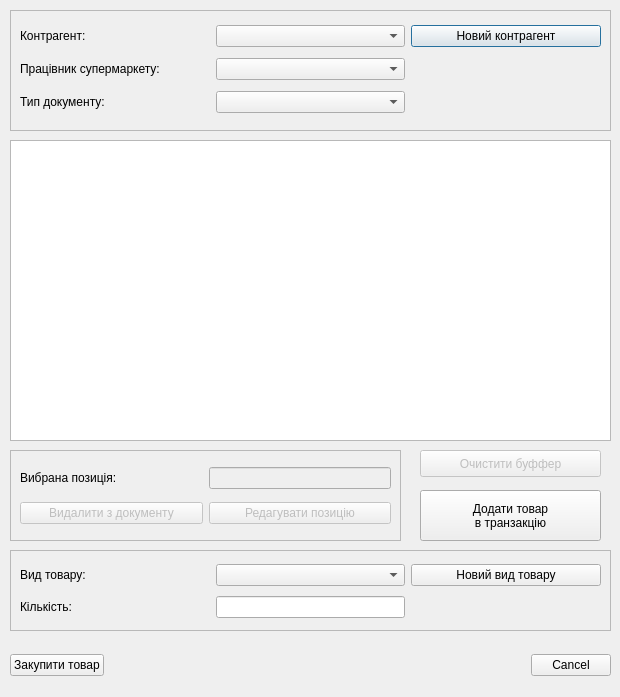
<?xml version="1.0" encoding="UTF-8"?>
<ui version="4.0">
 <class>Dialog_buy_goods</class>
 <widget class="QDialog" name="Dialog_buy_goods">
  <property name="geometry">
   <rect>
    <x>0</x>
    <y>0</y>
    <width>620</width>
    <height>697</height>
   </rect>
  </property>
  <property name="windowTitle">
   <string>Dialog</string>
  </property>
  <widget class="QFrame" name="frame">
   <property name="geometry">
    <rect>
     <x>10</x>
     <y>10</y>
     <width>601</width>
     <height>121</height>
    </rect>
   </property>
   <property name="frameShape">
    <enum>QFrame::StyledPanel</enum>
   </property>
   <property name="frameShadow">
    <enum>QFrame::Raised</enum>
   </property>
   <widget class="QWidget" name="gridLayoutWidget">
    <property name="geometry">
     <rect>
      <x>10</x>
      <y>10</y>
      <width>581</width>
      <height>101</height>
     </rect>
    </property>
    <layout class="QGridLayout" name="gridLayout">
     <item row="0" column="2">
      <widget class="QPushButton" name="add_new_contr">
       <property name="text">
        <string>Новий контрагент</string>
       </property>
      </widget>
     </item>
     <item row="0" column="1">
      <widget class="QComboBox" name="contr_box"/>
     </item>
     <item row="1" column="0">
      <widget class="QLabel" name="label_2">
       <property name="text">
        <string>Працівник супермаркету:</string>
       </property>
      </widget>
     </item>
     <item row="0" column="0">
      <widget class="QLabel" name="label">
       <property name="text">
        <string>Контрагент:</string>
       </property>
      </widget>
     </item>
     <item row="1" column="1">
      <widget class="QComboBox" name="worker_box"/>
     </item>
     <item row="2" column="0">
      <widget class="QLabel" name="label_3">
       <property name="text">
        <string>Тип документу:</string>
       </property>
      </widget>
     </item>
     <item row="2" column="1">
      <widget class="QComboBox" name="doctype_box"/>
     </item>
    </layout>
   </widget>
  </widget>
  <widget class="QFrame" name="frame_2">
   <property name="geometry">
    <rect>
     <x>10</x>
     <y>550</y>
     <width>601</width>
     <height>81</height>
    </rect>
   </property>
   <property name="frameShape">
    <enum>QFrame::StyledPanel</enum>
   </property>
   <property name="frameShadow">
    <enum>QFrame::Raised</enum>
   </property>
   <widget class="QWidget" name="gridLayoutWidget_2">
    <property name="geometry">
     <rect>
      <x>10</x>
      <y>10</y>
      <width>581</width>
      <height>62</height>
     </rect>
    </property>
    <layout class="QGridLayout" name="gridLayout_2">
     <item row="0" column="0">
      <widget class="QLabel" name="label_4">
       <property name="text">
        <string>Вид товару:</string>
       </property>
      </widget>
     </item>
     <item row="1" column="0">
      <widget class="QLabel" name="label_5">
       <property name="text">
        <string>Кількість:</string>
       </property>
      </widget>
     </item>
     <item row="0" column="1">
      <widget class="QComboBox" name="good_type_box"/>
     </item>
     <item row="0" column="2">
      <widget class="QPushButton" name="add_new_good_type">
       <property name="text">
        <string>Новий вид товару</string>
       </property>
      </widget>
     </item>
     <item row="1" column="1">
      <widget class="QLineEdit" name="quantity">
       <property name="sizePolicy">
        <sizepolicy hsizetype="Ignored" vsizetype="Fixed">
         <horstretch>0</horstretch>
         <verstretch>0</verstretch>
        </sizepolicy>
       </property>
      </widget>
     </item>
     <item row="1" column="2">
      <widget class="QLabel" name="quantity_dimension">
       <property name="text">
        <string/>
       </property>
      </widget>
     </item>
    </layout>
   </widget>
  </widget>
  <widget class="QFrame" name="frame_3">
   <property name="geometry">
    <rect>
     <x>10</x>
     <y>450</y>
     <width>391</width>
     <height>91</height>
    </rect>
   </property>
   <property name="frameShape">
    <enum>QFrame::StyledPanel</enum>
   </property>
   <property name="frameShadow">
    <enum>QFrame::Raised</enum>
   </property>
   <widget class="QWidget" name="gridLayoutWidget_3">
    <property name="geometry">
     <rect>
      <x>10</x>
      <y>10</y>
      <width>371</width>
      <height>71</height>
     </rect>
    </property>
    <layout class="QGridLayout" name="gridLayout_3">
     <item row="0" column="0">
      <widget class="QLabel" name="label_6">
       <property name="text">
        <string>Вибрана позиція:</string>
       </property>
      </widget>
     </item>
     <item row="1" column="0">
      <widget class="QPushButton" name="delete_move">
       <property name="enabled">
        <bool>false</bool>
       </property>
       <property name="text">
        <string>Видалити з документу</string>
       </property>
      </widget>
     </item>
     <item row="1" column="1">
      <widget class="QPushButton" name="edit_move">
       <property name="enabled">
        <bool>false</bool>
       </property>
       <property name="text">
        <string>Редагувати позицію</string>
       </property>
      </widget>
     </item>
     <item row="0" column="1">
      <widget class="QLineEdit" name="move_buffer">
       <property name="enabled">
        <bool>false</bool>
       </property>
       <property name="sizePolicy">
        <sizepolicy hsizetype="Ignored" vsizetype="Fixed">
         <horstretch>0</horstretch>
         <verstretch>0</verstretch>
        </sizepolicy>
       </property>
      </widget>
     </item>
    </layout>
   </widget>
  </widget>
  <widget class="QPushButton" name="add_move_to_doc">
   <property name="geometry">
    <rect>
     <x>420</x>
     <y>490</y>
     <width>181</width>
     <height>51</height>
    </rect>
   </property>
   <property name="text">
    <string>Додати товар
в транзакцію</string>
   </property>
  </widget>
  <widget class="QTableWidget" name="table">
   <property name="geometry">
    <rect>
     <x>10</x>
     <y>140</y>
     <width>601</width>
     <height>301</height>
    </rect>
   </property>
  </widget>
  <widget class="QPushButton" name="clear_move_buffer">
   <property name="enabled">
    <bool>false</bool>
   </property>
   <property name="geometry">
    <rect>
     <x>420</x>
     <y>450</y>
     <width>181</width>
     <height>27</height>
    </rect>
   </property>
   <property name="text">
    <string>Очистити буффер</string>
   </property>
  </widget>
  <widget class="QWidget" name="horizontalLayoutWidget">
   <property name="geometry">
    <rect>
     <x>10</x>
     <y>640</y>
     <width>601</width>
     <height>51</height>
    </rect>
   </property>
   <layout class="QHBoxLayout" name="horizontalLayout">
    <item>
     <widget class="QPushButton" name="buy_finally">
      <property name="text">
       <string>Закупити товар</string>
      </property>
     </widget>
    </item>
    <item>
     <widget class="QDialogButtonBox" name="buttonBox">
      <property name="orientation">
       <enum>Qt::Horizontal</enum>
      </property>
      <property name="standardButtons">
       <set>QDialogButtonBox::Cancel</set>
      </property>
     </widget>
    </item>
   </layout>
  </widget>
 </widget>
 <resources/>
 <connections>
  <connection>
   <sender>buttonBox</sender>
   <signal>accepted()</signal>
   <receiver>Dialog_buy_goods</receiver>
   <slot>accept()</slot>
   <hints>
    <hint type="sourcelabel">
     <x>248</x>
     <y>254</y>
    </hint>
    <hint type="destinationlabel">
     <x>157</x>
     <y>274</y>
    </hint>
   </hints>
  </connection>
  <connection>
   <sender>buttonBox</sender>
   <signal>rejected()</signal>
   <receiver>Dialog_buy_goods</receiver>
   <slot>reject()</slot>
   <hints>
    <hint type="sourcelabel">
     <x>316</x>
     <y>260</y>
    </hint>
    <hint type="destinationlabel">
     <x>286</x>
     <y>274</y>
    </hint>
   </hints>
  </connection>
 </connections>
</ui>
